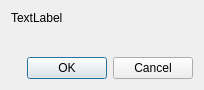
<?xml version="1.0" encoding="UTF-8"?>
<ui version="4.0">
 <class>GridAttributeVariationEditDialog</class>
 <widget class="QDialog" name="GridAttributeVariationEditDialog">
  <property name="geometry">
   <rect>
    <x>0</x>
    <y>0</y>
    <width>204</width>
    <height>87</height>
   </rect>
  </property>
  <property name="windowTitle">
   <string>Dialog</string>
  </property>
  <layout class="QVBoxLayout" name="verticalLayout">
   <item>
    <widget class="QLabel" name="label">
     <property name="text">
      <string>TextLabel</string>
     </property>
    </widget>
   </item>
   <item>
    <layout class="QHBoxLayout" name="horizontalLayout">
     <item>
      <widget class="GridAttributeVariationEditWidgetContainer" name="widget" native="true"/>
     </item>
     <item>
      <spacer name="horizontalSpacer">
       <property name="orientation">
        <enum>Qt::Horizontal</enum>
       </property>
       <property name="sizeHint" stdset="0">
        <size>
         <width>40</width>
         <height>20</height>
        </size>
       </property>
      </spacer>
     </item>
    </layout>
   </item>
   <item>
    <widget class="QDialogButtonBox" name="buttonBox">
     <property name="orientation">
      <enum>Qt::Horizontal</enum>
     </property>
     <property name="standardButtons">
      <set>QDialogButtonBox::Cancel|QDialogButtonBox::Ok</set>
     </property>
    </widget>
   </item>
  </layout>
 </widget>
 <customwidgets>
  <customwidget>
   <class>GridAttributeVariationEditWidgetContainer</class>
   <extends>QWidget</extends>
   <header>pre/gridcond/base/gridattributevariationeditwidgetcontainer.h</header>
   <container>1</container>
  </customwidget>
 </customwidgets>
 <resources/>
 <connections>
  <connection>
   <sender>buttonBox</sender>
   <signal>accepted()</signal>
   <receiver>GridAttributeVariationEditDialog</receiver>
   <slot>accept()</slot>
   <hints>
    <hint type="sourcelabel">
     <x>94</x>
     <y>72</y>
    </hint>
    <hint type="destinationlabel">
     <x>93</x>
     <y>108</y>
    </hint>
   </hints>
  </connection>
  <connection>
   <sender>buttonBox</sender>
   <signal>rejected()</signal>
   <receiver>GridAttributeVariationEditDialog</receiver>
   <slot>reject()</slot>
   <hints>
    <hint type="sourcelabel">
     <x>172</x>
     <y>67</y>
    </hint>
    <hint type="destinationlabel">
     <x>172</x>
     <y>109</y>
    </hint>
   </hints>
  </connection>
 </connections>
</ui>
